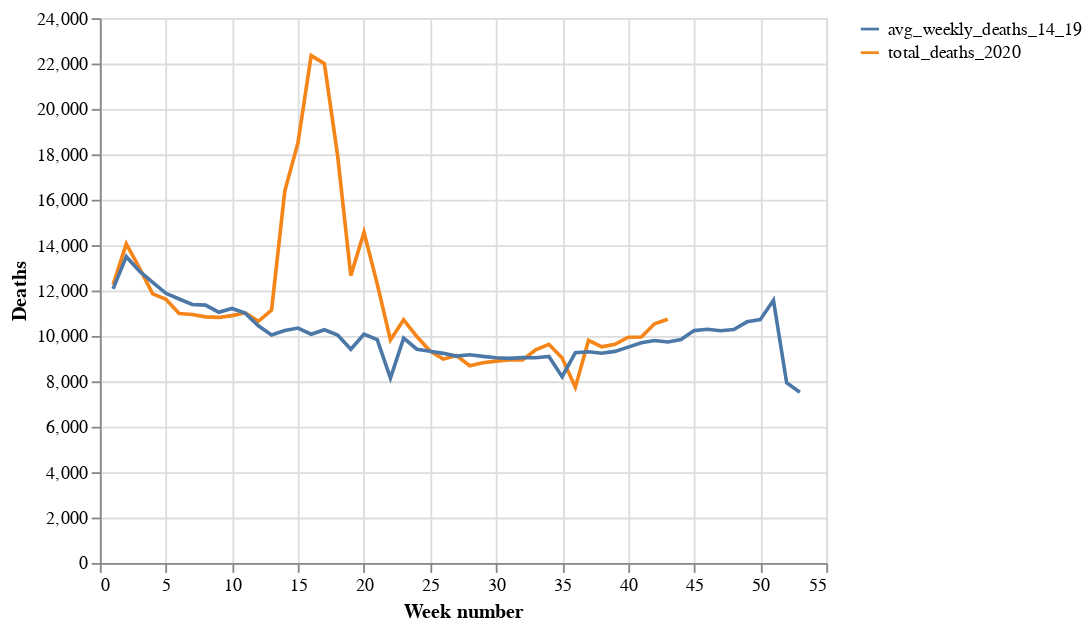

Notebook cell for this chart:
### Code cell
# Now lets try this:
df=df_tot_t[['week_number', 'total_deaths_2020', 'avg_weekly_deaths_14_19']]
alt.Chart(df).mark_line().transform_fold(
    fold=['total_deaths_2020', 'avg_weekly_deaths_14_19'], 
    as_=['variable', 'value']
).encode(
    x=alt.X('week_number', title='Week number'),
    y=alt.Y('value:Q', title='Deaths'),
    color=alt.Color('variable:N', legend=alt.Legend(title=None))
)

### Figure 1 — Vega-Lite specification as saved in the notebook (floating-point values rounded to 4 significant figures)
{"config": {"view": {"continuousWidth": 400, "continuousHeight": 300}}, "data": {"name": "data-9420f490e8e5f119ed614473d37687f8"}, "mark": "line", "encoding": {"color": {"type": "nominal", "field": "variable", "legend": {"title": null}}, "x": {"type": "quantitative", "field": "week_number", "title": "Week number"}, "y": {"type": "quantitative", "field": "value", "title": "Deaths"}}, "transform": [{"fold": ["total_deaths_2020", "avg_weekly_deaths_14_19"], "as": ["variable", "value"]}], "$schema": "https://vega.github.io/schema/vega-lite/v4.8.1.json", "datasets": {"data-9420f490e8e5f119ed614473d37687f8": [{"week_number": 1, "total_deaths_2020": 12254, "avg_weekly_deaths_14_19": 12070.0}, {"week_number": 2, "total_deaths_2020": 14058, "avg_weekly_deaths_14_19": 13490.0}, {"week_number": 3, "total_deaths_2020": 12990, "avg_weekly_deaths_14_19": 12850.0}, {"week_number": 4, "total_deaths_2020": 11856, "avg_weekly_deaths_14_19": 12360.0}, {"week_number": 5, "total_deaths_2020": 11612, "avg_weekly_deaths_14_19": 11880.0}, {"week_number": 6, "total_deaths_2020": 10986, "avg_weekly_deaths_14_19": 11630.0}, {"week_number": 7, "total_deaths_2020": 10944, "avg_weekly_deaths_14_19": 11390.0}, {"week_number": 8, "total_deaths_2020": 10841, "avg_weekly_deaths_14_19": 11360.0}, {"week_number": 9, "total_deaths_2020": 10816, "avg_weekly_deaths_14_19": 11050.0}, {"week_number": 10, "total_deaths_2020": 10895, "avg_weekly_deaths_14_19": 11210.0}, {"week_number": 11, "total_deaths_2020": 11019, "avg_weekly_deaths_14_19": 11000.0}, {"week_number": 12, "total_deaths_2020": 10645, "avg_weekly_deaths_14_19": 10450.0}, {"week_number": 13, "total_deaths_2020": 11141, "avg_weekly_deaths_14_19": 10040.0}, {"week_number": 14, "total_deaths_2020": 16387, "avg_weekly_deaths_14_19": 10240.0}, {"week_number": 15, "total_deaths_2020": 18516, "avg_weekly_deaths_14_19": 10350.0}, {"week_number": 16, "total_deaths_2020": 22351, "avg_weekly_deaths_14_19": 10080.0}, {"week_number": 17, "total_deaths_2020": 21997, "avg_weekly_deaths_14_19": 10270.0}, {"week_number": 18, "total_deaths_2020": 17953, "avg_weekly_deaths_14_19": 10040.0}, {"week_number": 19, "total_deaths_2020": 12657, "avg_weekly_deaths_14_19": 9414.0}, {"week_number": 20, "total_deaths_2020": 14573, "avg_weekly_deaths_14_19": 10080.0}, {"week_number": 21, "total_deaths_2020": 12288, "avg_weekly_deaths_14_19": 9836.0}, {"week_number": 22, "total_deaths_2020": 9824, "avg_weekly_deaths_14_19": 8149.0}, {"week_number": 23, "total_deaths_2020": 10709, "avg_weekly_deaths_14_19": 9907.0}, {"week_number": 24, "total_deaths_2020": 9976, "avg_weekly_deaths_14_19": 9417.0}, {"week_number": 25, "total_deaths_2020": 9339, "avg_weekly_deaths_14_19": 9327.0}, {"week_number": 26, "total_deaths_2020": 8979, "avg_weekly_deaths_14_19": 9234.0}, {"week_number": 27, "total_deaths_2020": 9140, "avg_weekly_deaths_14_19": 9115.0}, {"week_number": 28, "total_deaths_2020": 8690, "avg_weekly_deaths_14_19": 9172.0}, {"week_number": 29, "total_deaths_2020": 8823, "avg_weekly_deaths_14_19": 9098.0}, {"week_number": 30, "total_deaths_2020": 8891, "avg_weekly_deaths_14_19": 9038.0}, {"week_number": 31, "total_deaths_2020": 8946, "avg_weekly_deaths_14_19": 9015.0}, {"week_number": 32, "total_deaths_2020": 8945, "avg_weekly_deaths_14_19": 9045.0}, {"week_number": 33, "total_deaths_2020": 9392, "avg_weekly_deaths_14_19": 9039.0}, {"week_number": 34, "total_deaths_2020": 9631, "avg_weekly_deaths_14_19": 9094.0}, {"week_number": 35, "total_deaths_2020": 9032, "avg_weekly_deaths_14_19": 8205.0}, {"week_number": 36, "total_deaths_2020": 7739, "avg_weekly_deaths_14_19": 9264.0}, {"week_number": 37, "total_deaths_2020": 9811, "avg_weekly_deaths_14_19": 9304.0}, {"week_number": 38, "total_deaths_2020": 9523, "avg_weekly_deaths_14_19": 9238.0}, {"week_number": 39, "total_deaths_2020": 9634, "avg_weekly_deaths_14_19": 9321.0}, {"week_number": 40, "total_deaths_2020": 9945, "avg_weekly_deaths_14_19": 9509.0}, {"week_number": 41, "total_deaths_2020": 9954, "avg_weekly_deaths_14_19": 9705.0}, {"week_number": 42, "total_deaths_2020": 10534, "avg_weekly_deaths_14_19": 9799.0}, {"week_number": 43, "total_deaths_2020": 10739, "avg_weekly_deaths_14_19": 9734.0}, {"week_number": 44, "total_deaths_2020": null, "avg_weekly_deaths_14_19": 9839.0}, {"week_number": 45, "total_deaths_2020": null, "avg_weekly_deaths_14_19": 10240.0}, {"week_number": 46, "total_deaths_2020": null, "avg_weekly_deaths_14_19": 10300.0}, {"week_number": 47, "total_deaths_2020": null, "avg_weekly_deaths_14_19": 10230.0}, {"week_number": 48, "total_deaths_2020": null, "avg_weekly_deaths_14_19": 10290.0}, {"week_number": 49, "total_deaths_2020": null, "avg_weekly_deaths_14_19": 10620.0}, {"week_number": 50, "total_deaths_2020": null, "avg_weekly_deaths_14_19": 10720.0}, {"week_number": 51, "total_deaths_2020": null, "avg_weekly_deaths_14_19": 11570.0}, {"week_number": 52, "total_deaths_2020": null, "avg_weekly_deaths_14_19": 7937.0}, {"week_number": 53, "total_deaths_2020": null, "avg_weekly_deaths_14_19": 7524.0}]}}
